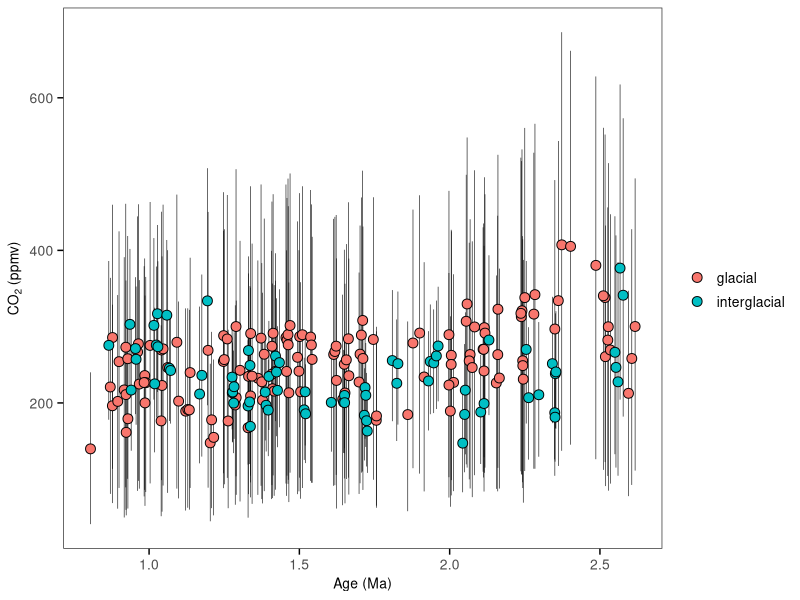

Generate this figure with R:
library(tidyverse)
library(readxl)
theme = theme(axis.text.x = element_text(margin = margin(t = 0.1, unit = "cm")),
              axis.text.y = element_text(margin = margin(r = 0.1, unit = "cm")),
              axis.ticks.length=unit(0.15, "cm"),
              axis.ticks = element_line(colour = "black"),
              text = element_text(color = "black", size = 10),
              axis.title = element_text(size = 10), 
              axis.text = element_text(size = 10),
              plot.title = element_text(hjust = 0.1, vjust = -10),
              legend.text = element_text(size = 10),
              legend.title = element_text(size = 10),
              panel.grid.minor = element_blank(),
              panel.grid.major = element_blank())

# read data 
dat = read_xlsx("data/Dataset S1.xlsx", sheet = 2)
dat_g = dat[, c(1, 4, 17:19)] %>% drop_na()
names(dat_g) = c("site", "age", "CO2", "lower", "higher")
dat_g$period = "glacial"
dat = read_xlsx("data/co2_compilation/paleosol_interglacial_CO2_da2019.xlsx", sheet = 2)
dat_ig = dat[4:nrow(dat), c(4, 15:17)] %>% drop_na()
names(dat_ig) = c("age", "CO2", "lower", "higher")
dat_ig[] = lapply(dat_ig, as.numeric)
dat_ig$age = dat_ig$age * 1000
dat_ig$site = "Luochuan"
dat_ig$period = "interglacial"
dat = rbind(dat_g, dat_ig)

# plot
ggplot(dat, aes(x = age/1000, y = CO2, fill = period)) +
  geom_errorbar(aes(ymin = lower, ymax = higher), linewidth = 0.2) +
  geom_point(shape = 21, size = 3) +
  theme_bw() + theme +
  labs(x = "Age (Ma)", y = expression("CO"[2]*" (ppmv)"), fill = "")
